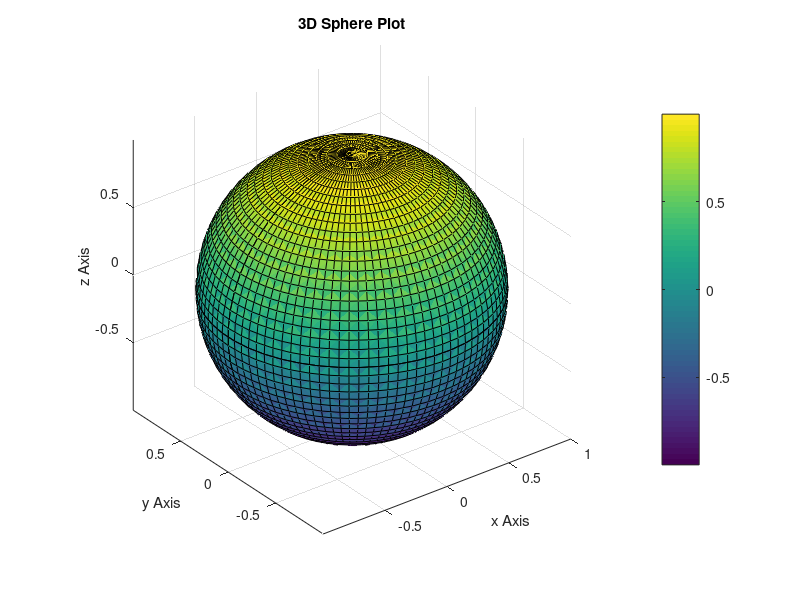

Source code (MATLAB):
t=linspace(0,2*pi,50);
s=linspace(0,2*pi,50);
[T, S] = meshgrid(t, s);
x=cos(T).*cos(S);
y=cos(T).*sin(S);
z=sin(T);
surf(x,y,z)
title('3D Sphere Plot');
xlabel('x Axis');
ylabel('y Axis');
zlabel('z Axis');
axis equal;
colorbar;